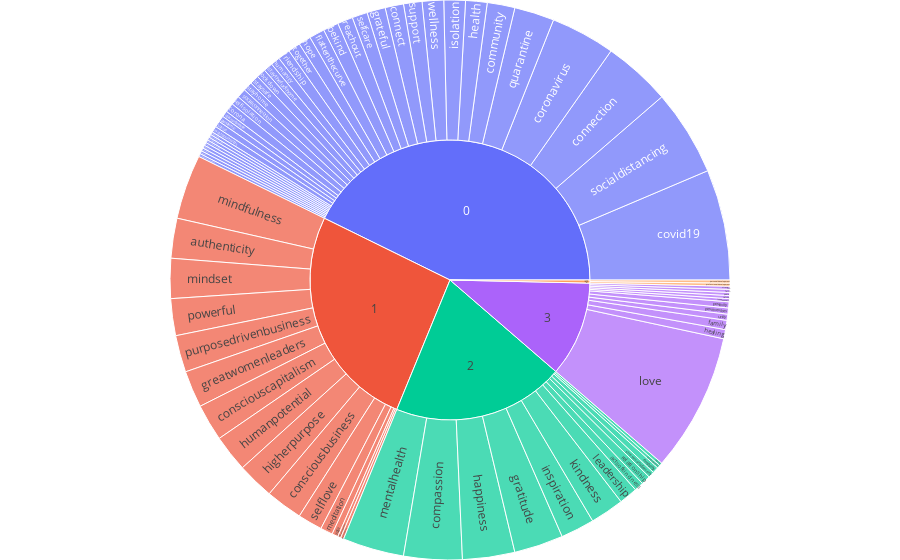

This figure's notebook cell:
### Code cell
hc.plotCommunity()

### Figure 1 — Plotly figure (JSON) as saved in the notebook; plotly's stock layout.template omitted (floating-point values rounded to 4 significant figures)
{"data": [{"branchvalues": "total", "customdata": [["0"], ["0"], ["0"], ["0"], ["0"], ["0"], ["0"], ["0"], ["0"], ["0"], ["0"], ["0"], ["0"], ["0"], ["0"], ["0"], ["0"], ["0"], ["0"], ["0"], ["0"], ["0"], ["0"], ["0"], ["0"], ["0"], ["0"], ["0"], ["0"], ["0"], ["0"], ["0"], ["0"], ["0"], ["0"], ["0"], ["0"], ["0"], ["0"], ["0"], ["0"], ["1"], ["1"], ["1"], ["1"], ["1"], ["1"], ["1"], ["1"], ["1"], ["1"], ["1"], ["1"], ["1"], ["1"], ["1"], ["1"], ["2"], ["2"], ["2"], ["2"], ["2"], ["2"], ["2"], ["2"], ["2"], ["2"], ["2"], ["2"], ["2"], ["2"], ["3"], ["3"], ["3"], ["3"], ["3"], ["3"], ["3"], ["3"], ["3"], ["3"], ["3"], ["3"], ["4"], ["4"], ["4"]], "domain": {"x": [0, 1], "y": [0, 1]}, "hoverlabel": {"namelength": 0}, "hovertemplate": "community=%{customdata[0]}<br>labels=%{label}<br>adjacency_frequency=%{value}<br>parent=%{parent}<br>id=%{id}", "ids": ["0/hope", "0/health", "0/quarantinelife", "0/humanity", "0/immunity", "0/together", "0/support", "0/isolation", "0/staythefuckhome", "0/lockdown", "0/staysafe", "0/stayhome", "0/socialdistancing", "0/pandemic", "0/socialconnection", "0/social", "0/personaltrainer", "0/perspective", "0/physicaldistance", "0/selfisolation", "0/selfcare", "0/quarantine", "0/virus", "0/washyourhands", "0/reachout", "0/wellness", "0/community", "0/besafe", "0/corona", "0/coronavirus", "0/covd19", "0/bekind", "0/connect", "0/create", "0/covid19", "0/workingfromhome", "0/flattenthecurve", "0/friendship", "0/grateful", "0", "0/connection", "1/powerful", "1/authenticity", "1/purposedrivenbusiness", "1/selflove", "1/bettertogether", "1", "1/spirituality", "1/mindset", "1/mindfulness", "1/greatwomenleaders", "1/meditation", "1/consciouscapitalism", "1/yoga", "1/humanpotential", "1/higherpurpose", "1/consciousbusiness", "2/stressmanagement", "2", "2/actsofkindness", "2/mentalhealth", "2/interdependncia", "2/gratitude", "2/happiness", "2/inspiration", "2/relationship", "2/kindness", "2/empathy", "2/leadership", "2/compassion", "2/anxiety", "3/loveyourself", "3", "3/nature", "3/peace", "3/unity", "3/healing", "3/positivevibes", "3/positivity", "3/family", "3/faith", "3/love", "3/strength", "4/professionaldevelopment", "4/personaldevelopment", "4"], "labels": ["hope", "health", "quarantinelife", "humanity", "immunity", "together", "support", "isolation", "staythefuckhome", "lockdown", "staysafe", "stayhome", "socialdistancing", "pandemic", "socialconnection", "social", "personaltrainer", "perspective", "physicaldistance", "selfisolation", "selfcare", "quarantine", "virus", "washyourhands", "reachout", "wellness", "community", "besafe", "corona", "coronavirus", "covd19", "bekind", "connect", "create", "covid19", "workingfromhome", "flattenthecurve", "friendship", "grateful", "0", "connection", "powerful", "authenticity", "purposedrivenbusiness", "selflove", "bettertogether", "1", "spirituality", "mindset", "mindfulness", "greatwomenleaders", "meditation", "consciouscapitalism", "yoga", "humanpotential", "higherpurpose", "consciousbusiness", "stressmanagement", "2", "actsofkindness", "mentalhealth", "interdependncia", "gratitude", "happiness", "inspiration", "relationship", "kindness", "empathy", "leadership", "compassion", "anxiety", "loveyourself", "3", "nature", "peace", "unity", "healing", "positivevibes", "positivity", "family", "faith", "love", "strength", "professionaldevelopment", "personaldevelopment", "4"], "marker": {"colors": ["#636efa", "#636efa", "#636efa", "#636efa", "#636efa", "#636efa", "#636efa", "#636efa", "#636efa", "#636efa", "#636efa", "#636efa", "#636efa", "#636efa", "#636efa", "#636efa", "#636efa", "#636efa", "#636efa", "#636efa", "#636efa", "#636efa", "#636efa", "#636efa", "#636efa", "#636efa", "#636efa", "#636efa", "#636efa", "#636efa", "#636efa", "#636efa", "#636efa", "#636efa", "#636efa", "#636efa", "#636efa", "#636efa", "#636efa", "#636efa", "#636efa", "#EF553B", "#EF553B", "#EF553B", "#EF553B", "#EF553B", "#EF553B", "#EF553B", "#EF553B", "#EF553B", "#EF553B", "#EF553B", "#EF553B", "#EF553B", "#EF553B", "#EF553B", "#EF553B", "#00cc96", "#00cc96", "#00cc96", "#00cc96", "#00cc96", "#00cc96", "#00cc96", "#00cc96", "#00cc96", "#00cc96", "#00cc96", "#00cc96", "#00cc96", "#00cc96", "#ab63fa", "#ab63fa", "#ab63fa", "#ab63fa", "#ab63fa", "#ab63fa", "#ab63fa", "#ab63fa", "#ab63fa", "#ab63fa", "#ab63fa", "#ab63fa", "#FFA15A", "#FFA15A", "#FFA15A"]}, "name": "", "parents": ["0", "0", "0", "0", "0", "0", "0", "0", "0", "0", "0", "0", "0", "0", "0", "0", "0", "0", "0", "0", "0", "0", "0", "0", "0", "0", "0", "0", "0", "0", "0", "0", "0", "0", "0", "0", "0", "0", "0", "", "0", "1", "1", "1", "1", "1", "", "1", "1", "1", "1", "1", "1", "1", "1", "1", "1", "2", "", "2", "2", "2", "2", "2", "2", "2", "2", "2", "2", "2", "2", "3", "", "3", "3", "3", "3", "3", "3", "3", "3", "3", "3", "4", "4", ""], "type": "sunburst", "values": [4, 7, 2, 3, 1, 4, 6, 7, 3, 3, 3, 3, 28, 2, 3, 2, 1, 1, 1, 3, 5, 13, 1, 2, 5, 7, 9, 1, 3, 21, 1, 5, 6, 1, 36, 1, 5, 4, 6, 241, 22, 12, 13, 12, 8, 1, 147, 1, 13, 21, 12, 4, 12, 2, 12, 12, 12, 2, 112, 3, 20, 1, 16, 17, 11, 3, 11, 2, 6, 19, 1, 1, 62, 1, 1, 2, 3, 2, 2, 3, 1, 45, 1, 1, 1, 2]}], "layout": {"legend": {"tracegroupgap": 0}, "margin": {"b": 0, "l": 0, "r": 0, "t": 0}}}
